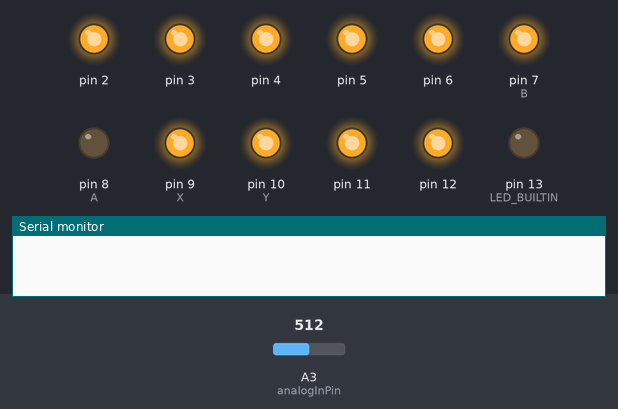
The sketch below on a simulated Arduino Nano, built with avr-gcc and run on an emulated ATmega328P. On the bench: output pins drawn as LEDs (lit = HIGH), the last lines printed to the serial monitor. The inputs (shaded band) are chosen by the test bench; at power-on: A3 (analogInPin) = 512. EEPROM starts erased.

Above: at 0.05 s.
At 13.25 s:
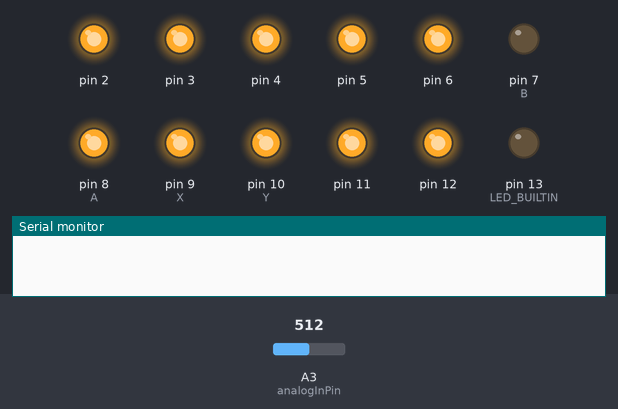
At 25.25 s:
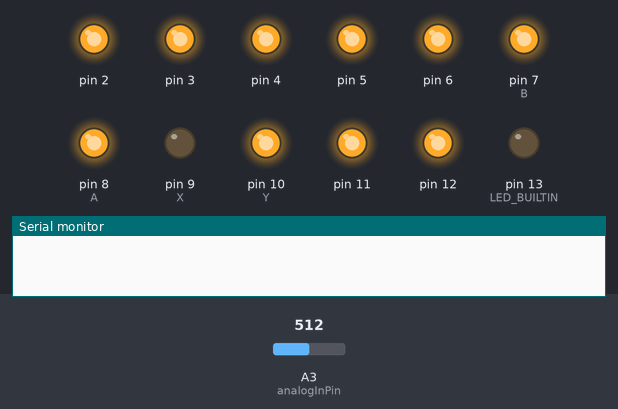
At 25.5 s:
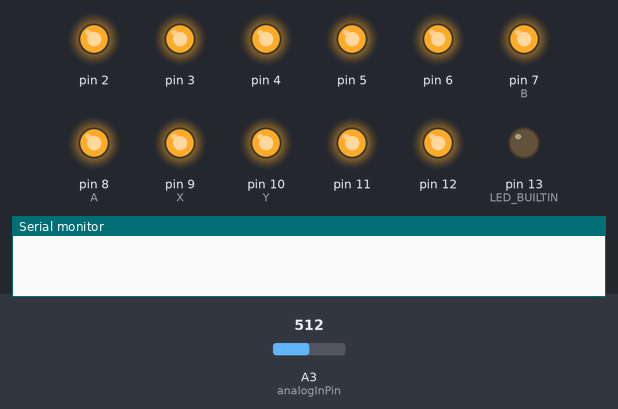
At 28.77 s:
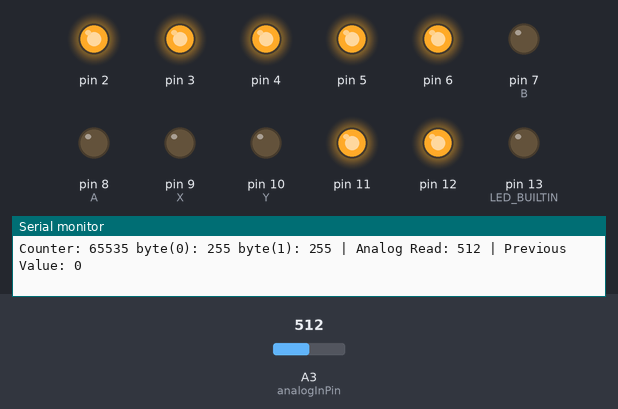
Timing chart, 0 to 37.6 s (numbered marks = the images above):
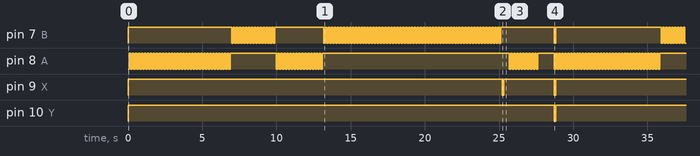

Measured:
- by itself, pin 7 (B), pin 8 (A): moves between LOW and HIGH, repeating every 28.9 s
- by itself, pin 9 (X): repeats every 28.9 s: HIGH 3.4 s, LOW 0.10 s, HIGH 25.3 s, LOW 0.10 s
- by itself, pin 10 (Y): alternates HIGH for 28.8 s and LOW for 0.10 s

The sketch:

FRLG_Light_Starter.ino
```cpp
/*
 * FRLG Light sensor Arduino nano
 */
#include <Streaming.h>
#include <EEPROM.h>

// Timing variables
const byte T = 100;
double timer_frame_ms_math = 0;
unsigned long timer_frame_ms = 0;
unsigned long timer_frame = 0;
unsigned long timer_seed = 0;
unsigned long offset_btn = 0;
int offset = 0;
// Game variables
int pkmn_select = 1;
// Button variables
const byte HOME = 2;
const byte UP = 3;
const byte RIGHT = 4;
const byte DOWN = 5;
const byte LEFT = 6;
const byte B = 7;
const byte A = 8;
const byte START = 9;
const byte X = 9;
const byte SELECT = 10;
const byte Y = 10;
const byte R = 11;
const byte L = 12;

// Analog
int sensorValue = 0;
const int analogInPin = A3;

void setup() {
  Serial.begin(9600);
  while (!Serial) {
    ; // wait for serial port to connect. Needed for Leonardo only
  }
  for (int i = 2; i <= 13; i++)  pinMode(i, OUTPUT);
  for (int i = 2; i <= 13; i++)  digitalWrite(i, HIGH);
  //digitalWrite(POWER, LOW);
  digitalWrite(LED_BUILTIN, LOW);
}

void loop() {
  starter_sh();
}

void starter_sh() {
  int previous_value = 0;
  while (true){
    for (int i = 1; i <= 35; i++)  button(A, T, T); // 7 Sec  // Start game
    for (int i = 1; i <= 15; i++)  button(B, T, T); // 3 Sec  // Skip Recap
    for (int i = 1; i <= 16; i++)  button(A, T, T); // 3 Sec  // Select Starter
    for (int i = 1; i <= 60; i++)  button(B, T, T); // 12 Sec // Spam B while rival grabs starter
    button(START, T, T);  // check pokemon
    delay(300);
    for (int i = 1; i <= 10; i++)  button(A, T, T); // 2 Sec
    delay(1000);
    //delay(1000);
    //button(RIGHT, T, T);
    //delay(5000);
    sensorValue = analogRead(analogInPin);
    Serial << "Counter: " << eeread(0) << " byte(0): " << EEPROM.read(0) << " byte(1): " << EEPROM.read(1) << " | Analog Read: " << sensorValue << " | Previous Value: " << previous_value << endl;
    if (sensorValue < (previous_value - 5)) {  // Shiny found! ( diff is very small, 10 out of the 1024/5V scale)
      while (true) {
        digitalWrite(LED_BUILTIN, !digitalRead(LED_BUILTIN));
        delay(100);
      }
    }
    previous_value = sensorValue;
    eewrite(eeread(0) + 1, 0);
    restart_game_fast();
  }
}

void restart_game_fast() {
  digitalWrite(A, LOW);
  digitalWrite(B, LOW);
  digitalWrite(X, LOW);
  digitalWrite(Y, LOW);
  delay(T);
  digitalWrite(A, HIGH);
  digitalWrite(B, HIGH);
  digitalWrite(X, HIGH);
  digitalWrite(Y, HIGH);
  delay(T);
}

void button(int btn, int timing_on, int timing_off) {
  digitalWrite(btn, LOW);
  delay(timing_on);
  digitalWrite(btn, HIGH);
  delay(timing_off);
}

void eewrite(unsigned int value, int address) {
  EEPROM.write(address, value & 0xFF);
  EEPROM.write(address + 1, value >> 8);
}

unsigned int eeread(int address) {
  return  (EEPROM.read(address + 1) << 8) + EEPROM.read(address);
}
```
